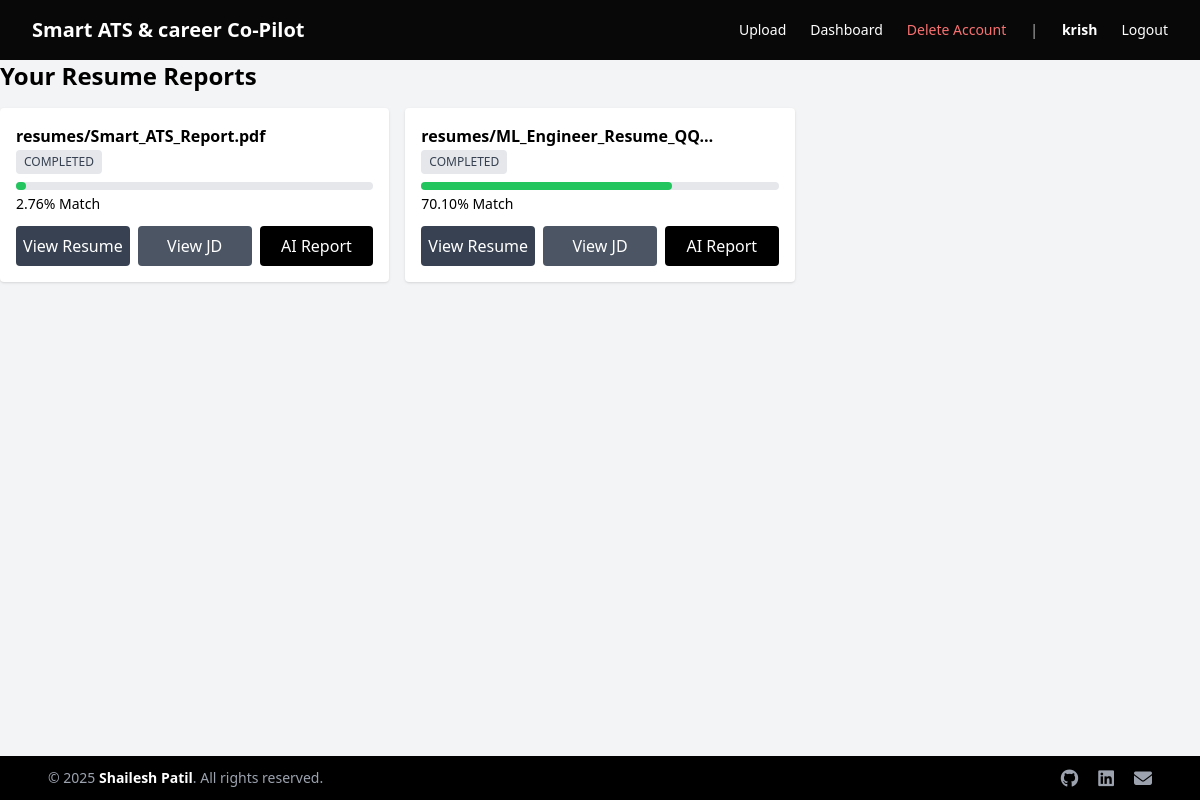
/upload/dashboard/ (signed in), run on an earlier commit of the app's database.
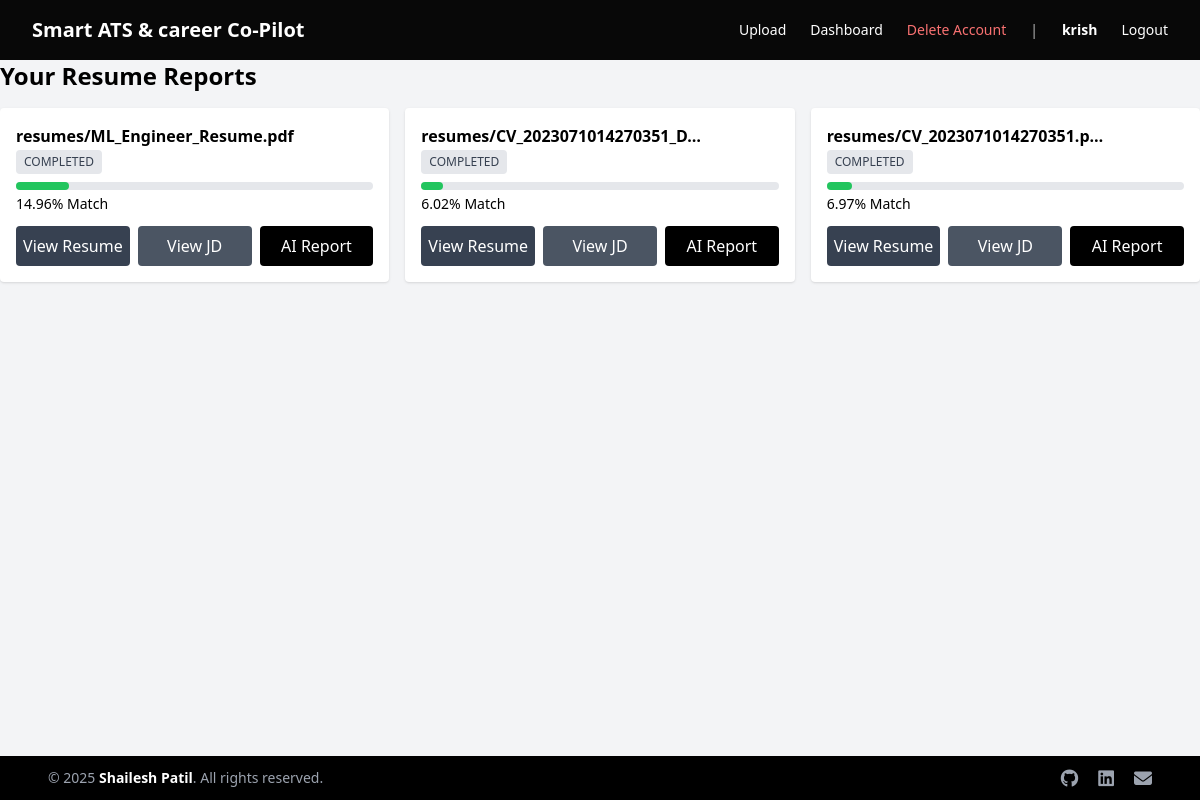
And on a later commit of the database.
### uploads/models.py (models this page shows)
class ResumeUpload(models.Model):
    STATUS_CHOICES = [
        ('PENDING', 'Pending'),
        ('PROCESSING', 'Processing'),
        ('COMPLETED', 'Completed'),
        ('FAILED', 'Failed'),
    ]
    user = models.ForeignKey(settings.AUTH_USER_MODEL, on_delete=models.CASCADE, null=True, blank=True)
    resume_file = models.FileField(upload_to='resumes/')
    job_description = models.TextField()
    extracted_text = models.TextField(blank=True, null=True)
    ats_score = models.FloatField(null=True, blank=True)
    status = models.CharField(max_length=20, choices=STATUS_CHOICES, default='PENDING')
    created_at = models.DateTimeField(auto_now_add=True)
    missing_keywords = models.TextField(null=True, blank=True)
    ai_suggestions = models.TextField(null=True, blank=True)

### uploads/views.py (the view)
# urls.py: path('dashboard/', dashboard, name='dashboard'),
@login_required
def dashboard(request):
    records = ResumeUpload.objects.filter(user=request.user).order_by('-created_at')
    return render(request, 'uploads/dashboard.html', {'records': records})

### templates/uploads/dashboard.html (shortened to what this page needs)
{% extends 'base.html' %}
{% block content %}
<h2 class="text-2xl font-bold mb-4">Your Resume Reports</h2>
<div class="grid grid-cols-1 md:grid-cols-2 lg:grid-cols-3 gap-4">
{% for r in records %}
<div class="bg-white p-4 rounded shadow">
  <p class="font-semibold">{{ r.resume_file.name|truncatechars:30 }}</p>
  <span id="status-{{ r.id }}" data-poll="{{ r.id }}"
        class="inline-block px-2 py-1 text-xs rounded bg-gray-200 text-gray-700">
    {{ r.status }}
  </span>
  <div class="mt-2">
    <div class="h-2 bg-gray-200 rounded">
      <div id="bar-{{ r.id }}" class="h-2 bg-green-500 rounded"
           style="width:{{ r.ats_score|floatformat:2|default:'0.00' }}%">
      </div>
    </div>
    <p class="text-sm mt-1">
      <span id="score-{{ r.id }}">{{ r.ats_score|floatformat:2|default:'0.00' }}</span>% Match
    </p>
  </div>
  <div class="grid grid-cols-3 gap-2 mt-3">
    <a href="{{ r.resume_file.url }}" target="_blank"
       class="bg-gray-700 text-white py-2 rounded text-center hover:bg-black">
       View Resume
    </a>
    <button onclick="openJD('{{ r.id }}')"
            class="bg-gray-600 text-white py-2 rounded hover:bg-black">
        View JD
    </button>
    <a href="/upload/report/{{ r.id }}/"
       class="bg-black text-white py-2 rounded text-center hover:bg-gray-800">
       AI Report
    </a>
  </div>
</div>
{% endfor %}
</div>
{% endblock %}

What changed in the data, as far as the page shows it:
removed ResumeUpload: resume_file.name "resumes/Smart_ATS_Report.pdf", status "COMPLETED", ats_score "2.76"
no longer on this page (row edited): ResumeUpload: resume_file.name "resumes/ML_Engineer_Resume_QQ…", status "COMPLETED", ats_score "70.10"
now on this page (row edited): ResumeUpload: resume_file.name "resumes/ML_Engineer_Resume.pdf", status "COMPLETED", ats_score "14.96"
now on this page (row edited): ResumeUpload: resume_file.name "resumes/CV_2023071014270351_D…", status "COMPLETED", ats_score "6.02"
now on this page (row edited): ResumeUpload: resume_file.name "resumes/CV_2023071014270351.p…", status "COMPLETED", ats_score "6.97"
